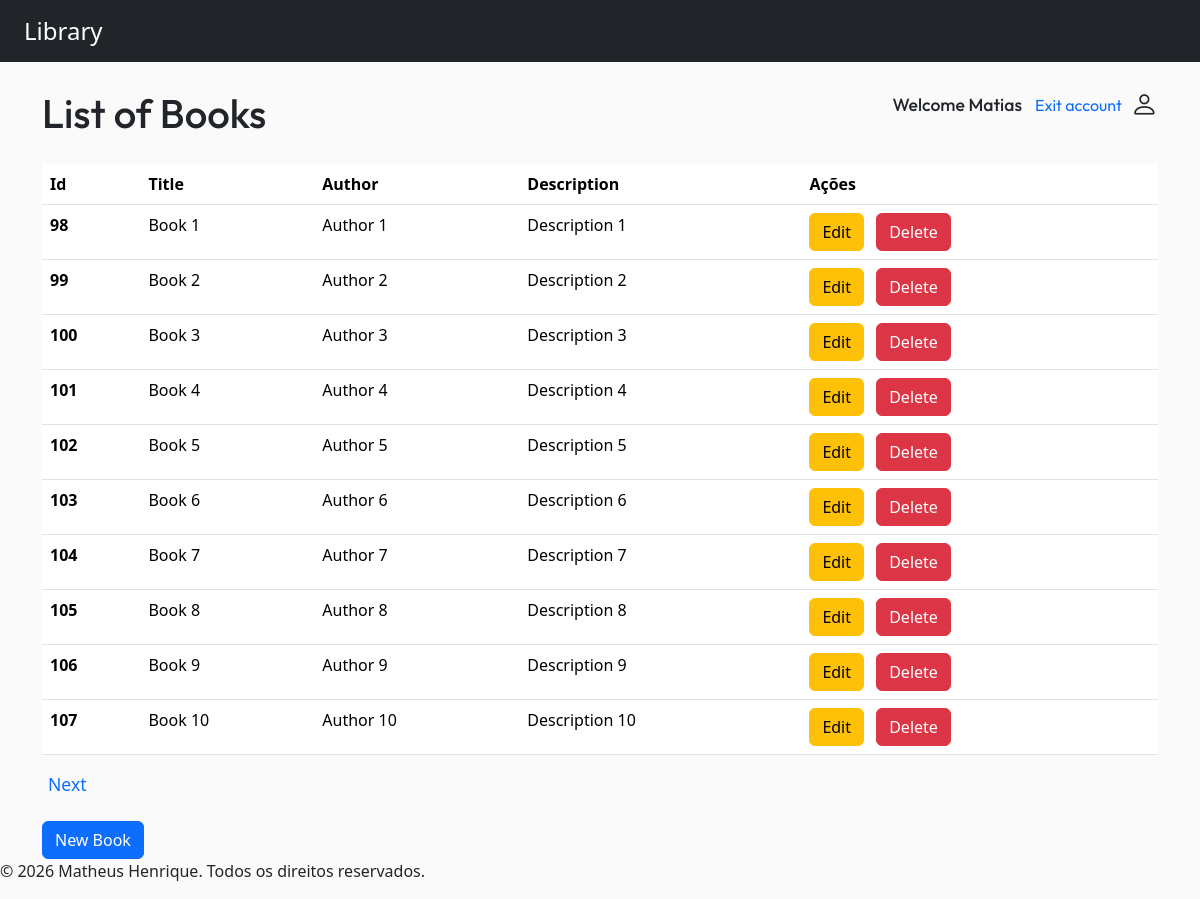
Page / (signed in) on the earlier database version.
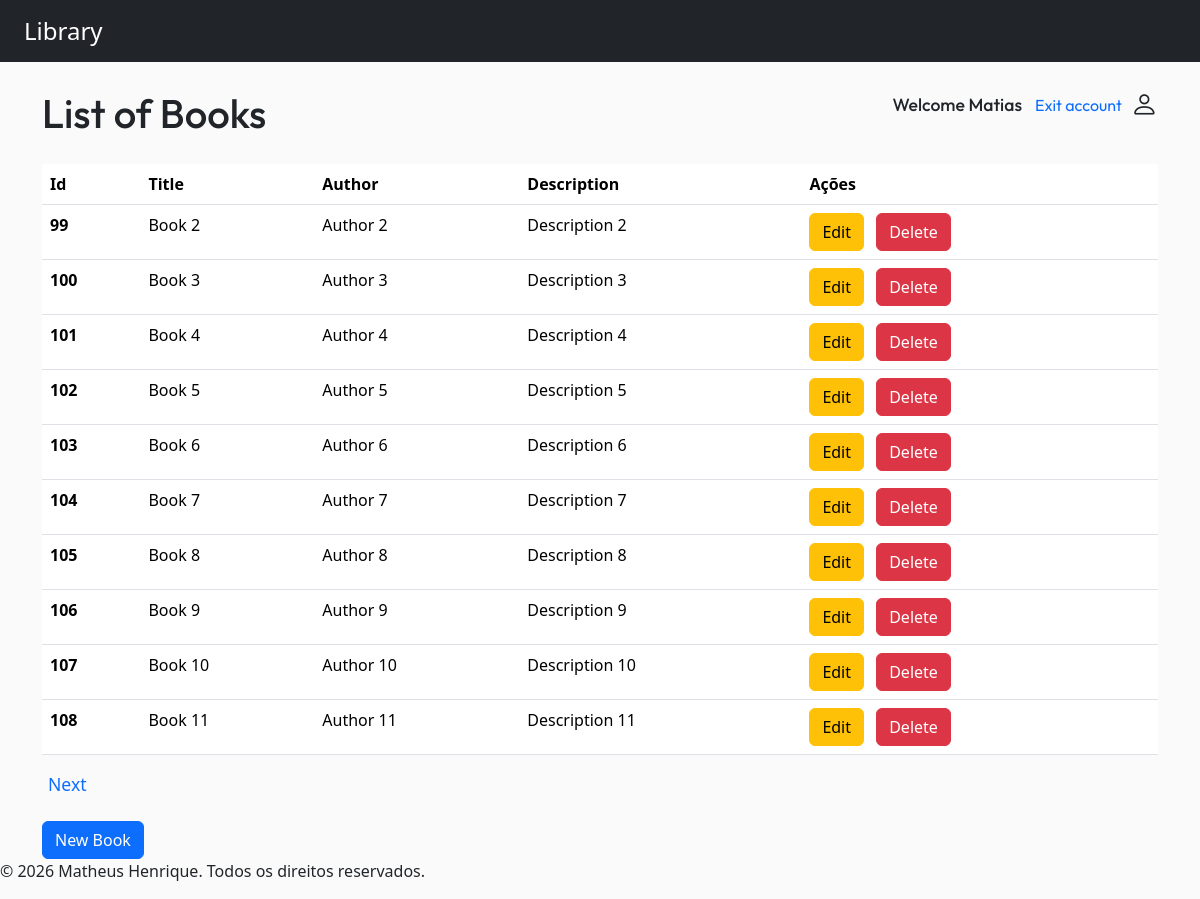
Same page on the later database version.
### myapp/models.py (models this page shows, shortened)
class Book(models.Model):
    title = models.CharField(max_length=200)
    author = models.CharField(max_length=200)
    description = models.TextField(default='')
    owner = models.ForeignKey(User, on_delete=models.CASCADE)

### myapp/views.py (the view)
# urls.py: 2. Add a URL to urlpatterns:  path('', views.home, name='home')
@login_required(login_url="/book/login/")
def home(request):
    books = Book.objects.filter(owner=request.user)
    username = request.user.username
    books_paginator = Paginator(books, 10)
    page_number = request.GET.get("page")
    page_obj = books_paginator.get_page(page_number)
    return render(request, 'myapp/home.html', {'page_obj': page_obj, 'username': username, 'books': books})

### myapp/templates/myapp/home.html (shortened to what this page needs)
{% extends "myapp/base.html" %}
{% block content %}
    <main class="container">
        {% if books %}
            <h1 class="d-flex align-items-center mt-4">
                List of Books
                <p class="d-flex align-items-center ms-auto"style="font-size: 1.1rem;">Welcome {{ username.capitalize }} <a href="{% url 'logout' %}" class="btn btn-link pe-2 link-underline" style="text-decoration: none;"><span>Exit account</span></a><i class="bi bi-person" style="font-size: 1.7rem;"></i></p>
            </h1>
            <table class="table mt-4">
                <thead>
                    <tr>
                    <th scope="col">Id</th>
                    <th scope="col">Title</th>
                    <th scope="col">Author</th>
                    <th scope="col">Description</th>
                    <th scope="col">Ações</th>
                    </tr>
                </thead>
                <tbody>
                    {% for book in page_obj %}
                        <tr>
                        <th scope="row">{{ book.id }}</th>
                        <td>{{ book.title }}</td>
                        <td>{{ book.author }}</td>
                        <td>{{ book.description }}</td>
                        <td class="text-nowrap">
                            <a href="{% url "edit_book" book.pk %}" class="btn btn-warning">Edit</a>
                            <button type="button" class="btn btn-danger ms-2" data-bs-toggle="modal" data-bs-target="#meuModal{{ book.id }}">
                            Delete
                            </button>
                        </td>
                        </tr>
                    {% endfor %}
                </tbody>
            </table>
            <div>
                {% if page_obj.has_next %}
                    <a href="{% url "home" %}?page={{ page_obj.next_page_number }}"
                    style="text-decoration: none; font-size: 1.1em; margin-left: 6px">Next</a>
                {% endif %}
            </div>
            <a href="{% url "create_book" %}" class="btn btn-primary mt-4">New Book</a>
        {% endif %}
    </main>
{% endblock content %}

Differences in the rows shown:
removed Book: id "98", title "Book 1", author "Author 1", description "Description 1"
now on this page (row unchanged): Book: id "108", title "Book 11", author "Author 11", description "Description 11"
